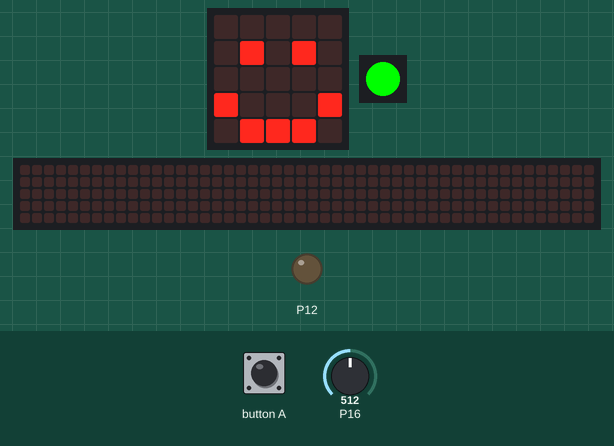
Simulated run of this program. Board: Calliope mini (MakeCode). Shown: the board's 5×5 LED display, 1 RGB LEDs in strip order, left to right, a strip that is not on the board, showing the scrolling text unrolled, output pins drawn as LEDs (lit = HIGH). Inputs (shaded band) come from the test bench; at power-on: P16 = 512 (analog values on the 0–1023 scale). The 48×5 strip is a reading aid, not a part: it shows the text the display is scrolling, unrolled, one strip-width of it at a time.

Above: at 1.2 s.
1.3 s: P16 set to 316
3.0 s: P16 set to 282
At 4.5 s:
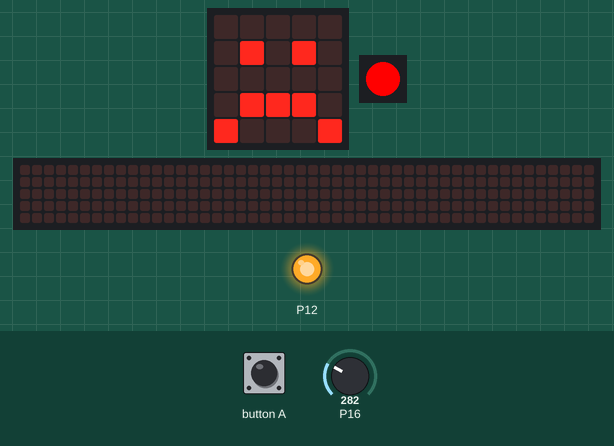
5.2 s: button A pressed for 0.15 s
At 5.63 s:
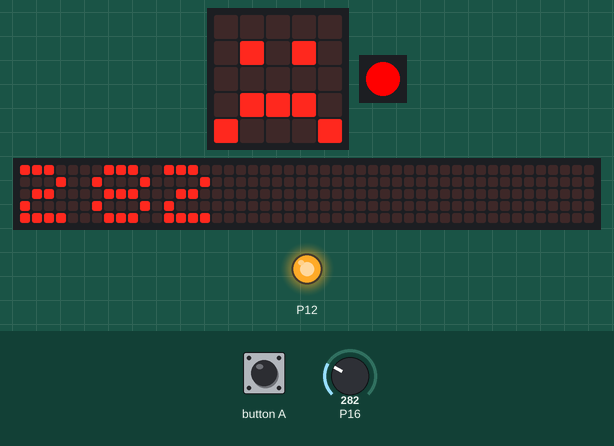
5.9 s: P16 set to 306
9.2 s: button A pressed for 0.15 s
At 9.83 s:
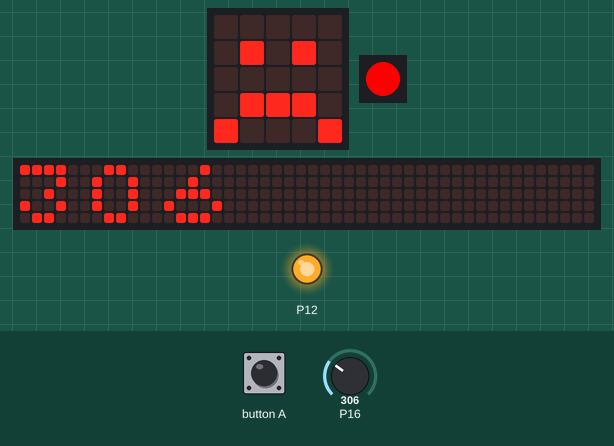
9.9 s: P16 set to 290
At 14.4 s:
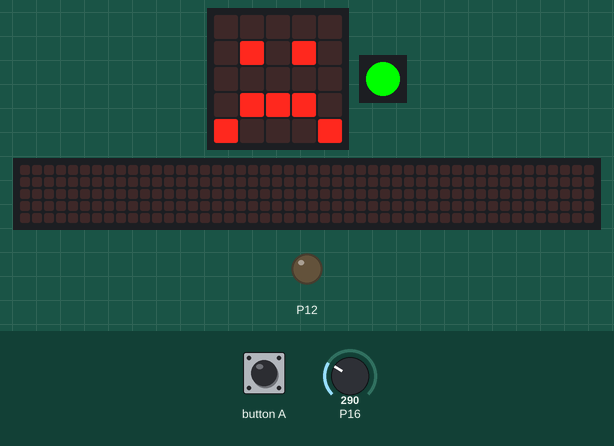
Timing chart, 0 to 16.0 s (numbered marks = the images above; inputs shaded):
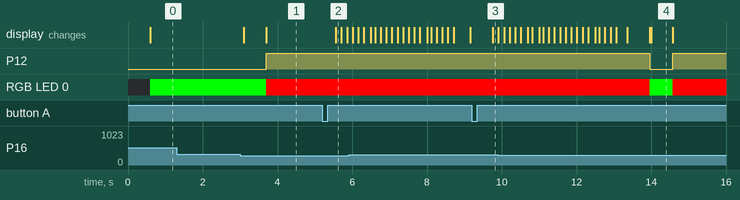

The program:

main.ts
```typescript
input.onButtonEvent(Button.A, input.buttonEventClick(), function () {
    basic.showNumber(pins.analogReadPin(AnalogPin.C16))
})
basic.forever(function () {
    if (pins.analogReadPin(AnalogPin.C16) > 300) {
        basic.showIcon(IconNames.Happy)
        basic.setLedColor(0x00ff00)
        pins.analogWritePin(AnalogPin.C12, 0)
    } else {
        basic.showIcon(IconNames.Sad)
        basic.setLedColor(0xff0000)
        pins.analogWritePin(AnalogPin.C12, 1023)
    }
})
```

test.ts
```typescript
// Hier kann man Tests durchführen; diese Datei wird nicht kompiliert, wenn dieses Paket als Erweiterung verwendet wird.
```

Measured:
- the behaviour switches between 301 and 300 on P16 (found by bisection; images 0 and 1)
- after the input at 1.3 s, every drawn part: stays the same
- after the input at 3.0 s, P12: LOW → HIGH after 0.70 s; RGB LED 0: RGB(0, 255, 0) → RGB(255, 0, 0) after 0.70 s; the display: first changes after 0.10 s (image 1 shows a later state)
- after the input at 5.2 s, the display: changes after 0.36 s (image 2)
- after the input at 9.2 s, the display: changes after 0.56 s (image 3)
- after the input at 9.9 s, the display: first differs from a run without the input after 4.1 s (image 4)
- what the display in image 4 shows lasts 0.6 s, from 14.0 s to 14.6 s
